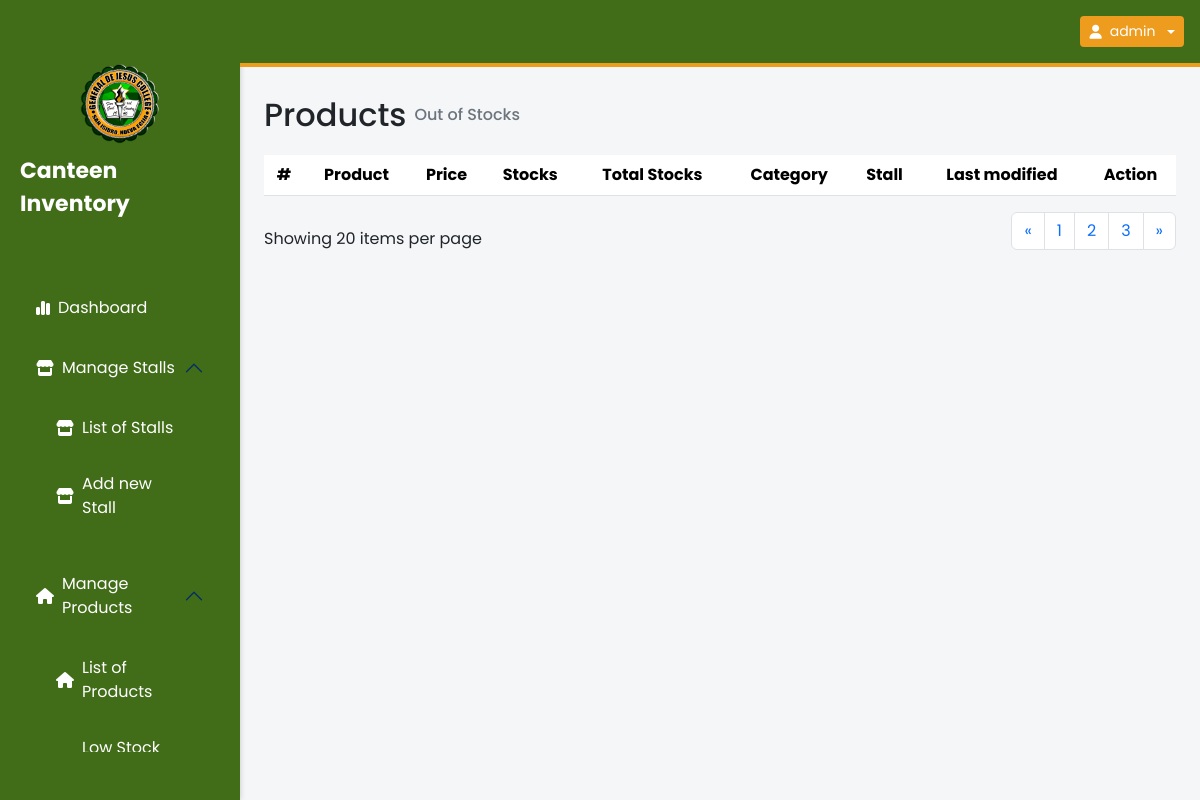
Before: /outOfStocks.php (signed in) with the older database file.
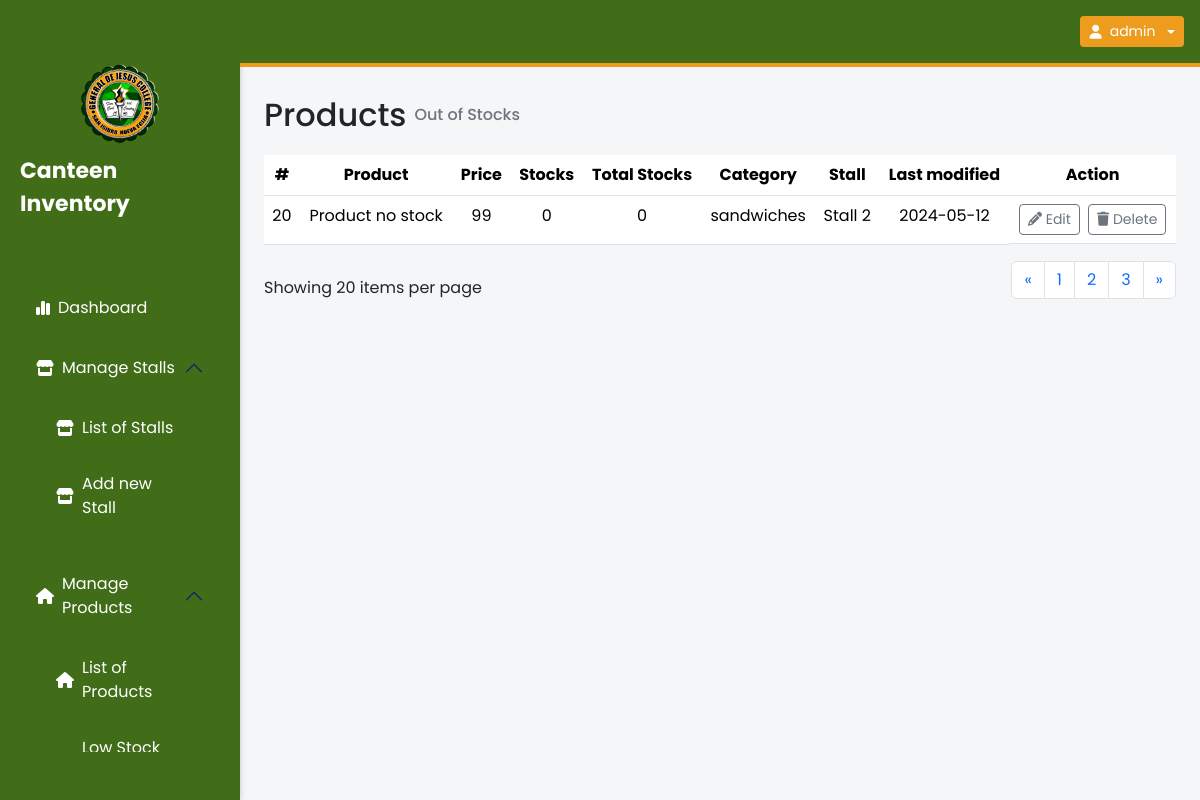
After: the same page with the newer database file.
### tables this page shows
CREATE TABLE `products` (
  `id` int(255) NOT NULL,
  `product_name` varchar(255) NOT NULL,
  `price` int(255) NOT NULL,
  `stocks` int(255) NOT NULL,
  `totalStocks` int(255) NOT NULL,
  `category` varchar(255) NOT NULL,
  `stall_id` int(11) NOT NULL,
  `isAvailable` tinyint(1) NOT NULL,
  `last_modified` date NOT NULL DEFAULT current_timestamp()
);

CREATE TABLE `stall` (
  `id` int(11) NOT NULL,
  `stall_name` varchar(255) NOT NULL,
  `stall_owner_id` int(11) NOT NULL,
  `total_products` int(11) NOT NULL,
  `last_modified` date NOT NULL DEFAULT current_timestamp()
);

### outOfStocks.php (the view, shortened to what the changed rows need)
<?php
include './db.php';
?>
<!DOCTYPE html>
<html lang="en">
<head>
  <link rel="stylesheet" href="./index.css" />
  <link href="https://cdn.jsdelivr.net/npm/bootstrap@5.3.3/dist/css/bootstrap.min.css" rel="stylesheet" />
</head>
<body>
  <main style="width: 80%" class="min-vh-100">
    <div class="w-100 d-flex flex-column p-4">
      <div class="w-100 ">
        <table class="table table-hover">
          <thead class="text-center">
            <tr>
              <th scope="col">#</th>
              <th scope="col">Product</th>
              <th scope="col">Price</th>
              <th scope="col">Stocks</th>
              <th scope="col">Total Stocks</th>
              <th scope="col">Category</th>
              <th scope="col">Stall</th>
              <th scope="col">Last modified</th>
              <th scope="col">Action</th>
            </tr>
          </thead>
          <tbody id="products-table" class="text-center">
            <?php
            $sql = "SELECT products.id, products.product_name, products.price, products.stocks, products.totalStocks, products.category, stall.stall_name, products.last_modified FROM products INNER JOIN stall ON products.stall_id=stall.id WHERE stocks = 0";
            $result = $conn->query($sql);
            while ($row = $result->fetch_assoc()) {
              echo "<tr>";
              foreach ($row as $key => $value) {
                echo "<td>" . $value . "</td>";
              }
              echo "<td class='d-flex align-items-center justify-content-center gap-2'>";
              echo "<form action='edit-product.php' method='post'>";
              echo "<button type='submit' class='btn btn-outline-secondary btn-sm'>
                  <i class='fa-solid fa-pencil'></i> Edit
                </button>";
              echo "</form>";
              echo "<form action='deleteProduct.php' method='post' onsubmit='return confirm(\"Are you sure you want to delete this product?\")'>";
              echo "<button type='submit' class='btn btn-outline-secondary btn-sm'>
                  <i class='fa-solid fa-trash'></i> Delete
                </button>";
              echo "</form>";
              echo "</td>";
              echo "</tr>";
            }
            ?>
          </tbody>
        </table>
      </div>
    </div>
  </main>
</body>
</html>

Changed rows visible on the page:
added products: id "20", product_name "Product no stock", price "99", stocks "0", totalStocks "0", category "sandwiches", stall.stall_name "Stall 2", last_modified "2024-05-12"
